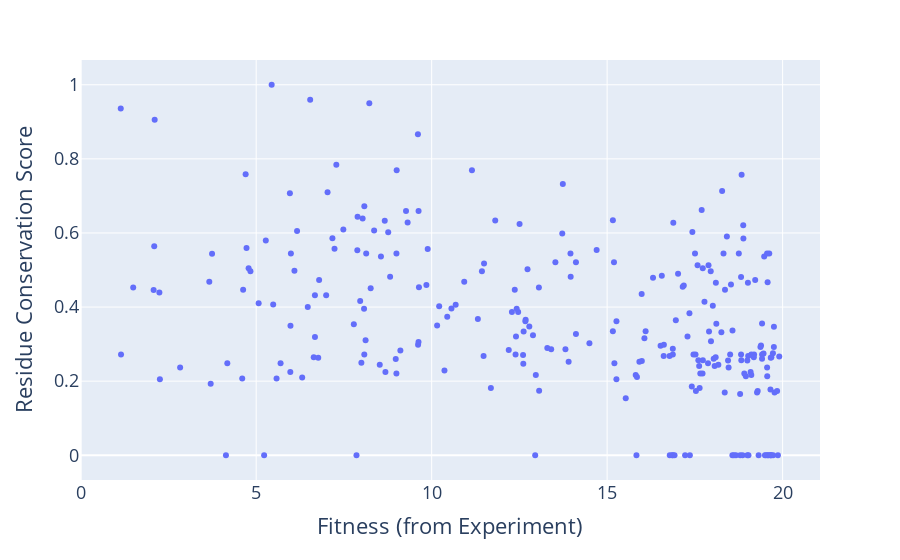

Source (notebook cell):
### Code cell
fig = px.scatter(per_res_df, x="fitness", y="conserv score2")
fig.update_layout(xaxis_title="Fitness (from Experiment)",
                  yaxis_title="Residue Conservation Score",
                  legend_title="Legend Title",
                  font=dict(size=18))
fig.show()

### Figure 1 — Plotly figure (JSON) as saved in the notebook; plotly's stock layout.template omitted (floating-point values rounded to 4 significant figures; data arrays with more than 128 entries replaced by an {"elided": "..."} marker saying what was removed)
{"data": [{"hovertemplate": "fitness=%{x}<br>conserv score2=%{y}<extra></extra>", "legendgroup": "", "marker": {"color": "#636efa", "symbol": "circle"}, "mode": "markers", "name": "", "orientation": "v", "showlegend": false, "type": "scatter", "x": {"elided": "263 float values"}, "xaxis": "x", "y": {"elided": "263 float values"}, "yaxis": "y"}], "layout": {"font": {"size": 18}, "legend": {"title": {"text": "Legend Title"}, "tracegroupgap": 0}, "margin": {"t": 60}, "xaxis": {"anchor": "y", "domain": [0, 1], "title": {"text": "Fitness (from Experiment)"}}, "yaxis": {"anchor": "x", "domain": [0, 1], "title": {"text": "Residue Conservation Score"}}}}
